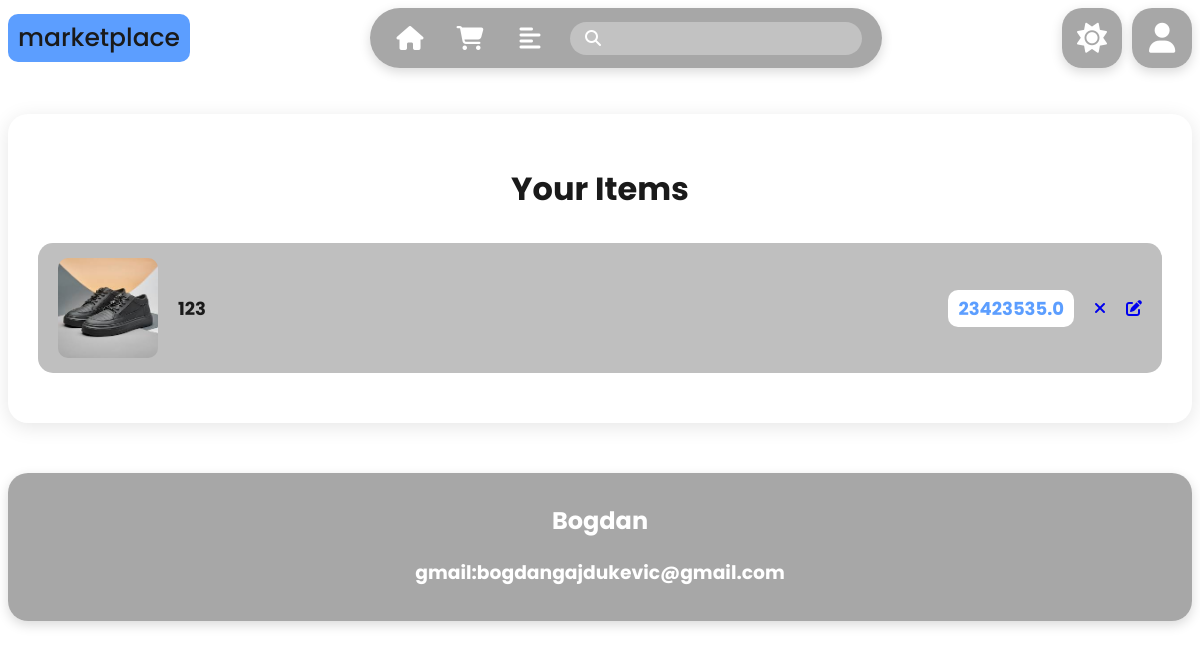
/user_products/ (signed in), run on the app's committed database.
### main/models.py (models this page shows, shortened)
class Product(models.Model):
    name = models.CharField(max_length=100)
    price = models.FloatField()
    description = models.TextField()
    image = models.ImageField(upload_to='static/img/product/')
    created_at = models.DateTimeField(auto_now_add=True)
    user = models.ForeignKey(UserSocialAuth, on_delete=models.CASCADE)
    category = models.ForeignKey('Category', on_delete=models.CASCADE)

### user_products/views.py (the view)
# urls.py: path('user_products/', include('user_products.urls')),
@login_required
def user_products(request):
    try:
        user_social = UserSocialAuth.objects.get(user_id=request.user.id)
        products = Product.objects.filter(user=user_social)
        return render(request, 'user_products/user_products.html', {'products': products})
    except UserSocialAuth.DoesNotExist:
        return render(request, 'user_products/user_products.html', {})

### user_products/templates/user_products/user_products.html (shortened to what this page needs)
{% extends 'layout.html' %}
{% load static %}
{% block css %}
    <link rel="stylesheet" href="{% static 'css/cart.css' %}">
{% endblock %}
{% block content %}
    <main>
        <div class="cart">
            <h1>Your Items</h1>
            {% for product in products %}
            <div class="cart_item">
                <img src="{{product.image.url }}" alt="product">
                <h2>{{ product.name }}</h2>
                <h3>{{ product.price }}</h3>
                <a href="{% url 'delete_product' product.id %}"><i class="fa-solid fa-xmark"></i></a>
                <a href="{% url 'update_product' product.id %}"><i class="fa-solid fa-pen-to-square"></i></a>
            </div>
            {% endfor %}
        </div>
    </main>
{% endblock %}

### static/css/cart.css (style rules this page uses)
.cart { margin: 50px auto; background-color: var(--blocks-color); padding: 30px; border-radius: 20px; box-shadow: 0 4px 20px rgba(0, 0, 0, 0.1); max-width: 1200px; }
.cart h1 { font-size: 32px; color: var(--main-text-color); margin-bottom: 30px; text-align: center; }
.cart_item { background-color: var(--product-bg-color); display: flex; align-items: center; gap: 20px; padding: 15px 20px; border-radius: 15px; margin-bottom: 20px; transition: background-color 0.3s ease; }
.cart_item img { width: 100px; height: 100px; object-fit: cover; border-radius: 10px; }
.cart_item h2 { font-size: 18px; color: var(--main-text-color); flex: 1; margin: 0; }
.cart_item h3 { font-size: 18px; color: var(--accent-color); margin: 0; background-color: var(--blocks-color); padding: 5px 10px; border-radius: 10px; }

### static/css/style.css (style rules this page uses)
:root { --background-img: url("../img/themes/light.png"); --background-color: #f8f8f8; --main-text-color: #1a1a1a; --secondary-text-color: #6f6f6f; --blocks-color: #ffffff; --product-bg-color: #bfbfbf; --accent-color: #5c9eff; --success-color: #88c0a9; --interdiction-color: #f9c89d; --background-btns: rgba(145, 145, 145, 0.8); --background-btns-hover: rgba(120, 120, 120, 0.8); }
body { font-family: "Poppins", sans-serif; font-weight: 200; font-style: normal; background: var(--background-img); background-size: cover; background-repeat: no-repeat; background-position: center; background-attachment: fixed; }

### data on the page
Product: image (picture), name "123", price "23423535.0"
